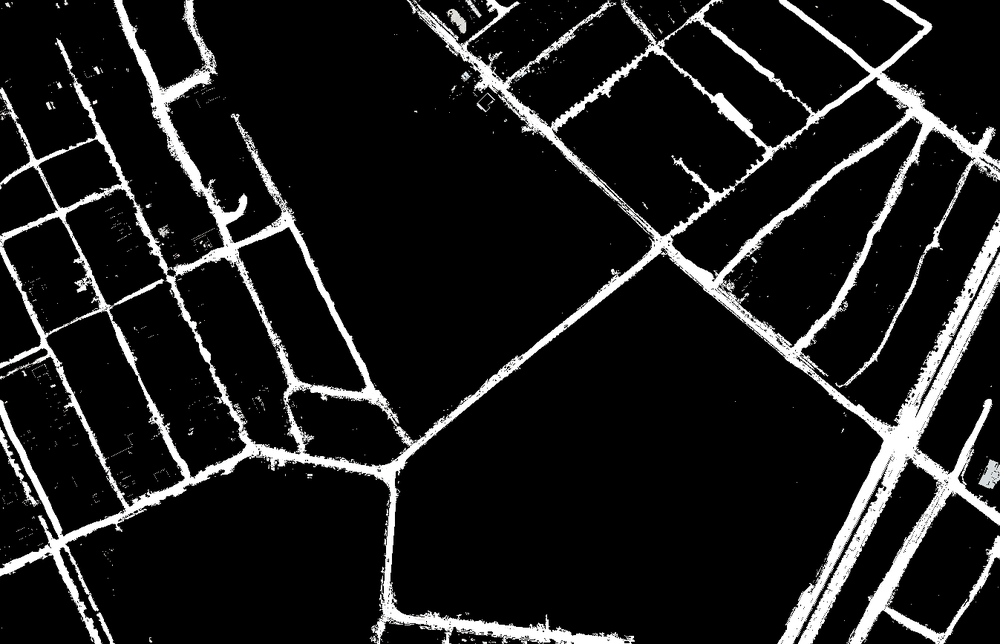
#> input picture 2.2 - YOL VE KAVŞAK İSİMLENDİRME/Photos/0.png, 1000 x 644 px, shrunk from 1347 x 867 before the run
$ python junction_road_naming.py
#> lines starting #> are read from the running program, lines starting #| are printed output that depends on the picture; after the words box and inside, x2 and y2 are one past the last pixel; in counts of white or black regions, pixels touching at a corner belong together
import cv2
import numpy as np
from matplotlib import pyplot as plt

'''
------------------------------------------------------- SEGMENTATION FILTERING ---------------------------------------------------------------------
'''

'''
1. Processing the Segmentation Result
'''

# Loading the segmentation mask
mask = cv2.imread("Photos/0.png", cv2.IMREAD_GRAYSCALE)

# Thresholding (Converting to binary image)
_, binary_mask = cv2.threshold(mask, 127, 255, cv2.THRESH_BINARY)
#> binary_mask: shape (644, 1000); 11.1% white; 294 white regions (282 under 20 px), largest, box (x1, y1, x2, y2) and area: (0, 0, 1000, 644) 69534, (0, 427, 38, 507) 374, (979, 460, 1000, 489) 363

# Morphological operations
kernel = cv2.getStructuringElement(cv2.MORPH_RECT, (3, 3))
cleaned_mask = cv2.morphologyEx(binary_mask, cv2.MORPH_CLOSE, kernel)
#> cleaned_mask: shape (644, 1000); 12% white; 161 white regions (145 under 20 px), largest, box (x1, y1, x2, y2) and area: (0, 0, 1000, 644) 75594, (0, 427, 38, 507) 421, (979, 460, 1000, 489) 392
cleaned_mask = cv2.morphologyEx(cleaned_mask, cv2.MORPH_OPEN, kernel)
#> cleaned_mask: shape (644, 1000); 11.8% white; 56 white regions (22 under 20 px), largest, box (x1, y1, x2, y2) and area: (0, 0, 1000, 644) 67604, (685, 0, 784, 90) 856, (709, 93, 764, 146) 707

# Gaussian Blurring
blurred_mask = cv2.GaussianBlur(cleaned_mask, (5, 5), 0)
_, blurred_mask = cv2.threshold(blurred_mask, 127, 255, cv2.THRESH_BINARY)
#> blurred_mask: shape (644, 1000); 11.7% white; 56 white regions (23 under 20 px), largest, box (x1, y1, x2, y2) and area: (0, 0, 1000, 644) 67670, (685, 0, 784, 90) 853, (709, 93, 764, 146) 703


# Visualize the result
# plt.imshow(blurred_mask, cmap='gray')
# plt.title("Processed Mask")
# plt.show()

'''
2. Skeletonization and Edit Segmentation with Filtering and Cleaning
'''

from skimage.morphology import skeletonize

# 2.1 Skeletonization process
binary_mask = blurred_mask // 255  # Binary image is converted to 1 and 0 format
skeleton = skeletonize(binary_mask).astype(np.uint8) * 255
#> skeleton: shape (644, 1000); 1.3% white in thin lines or dots

# 2.2 Thickening the skeleton
kernel = np.ones((5, 5), dtype=np.uint8)
thick_skeleton = cv2.dilate(skeleton, kernel, iterations=1)
#> thick_skeleton: shape (644, 1000); 8.9% white; 45 white regions (1 under 20 px), largest, box (x1, y1, x2, y2) and area: (0, 0, 1000, 644) 49705, (684, 0, 785, 91) 973, (857, 258, 924, 375) 835

# plt.imshow(thick_skeleton, cmap='gray')
# plt.title("Thick Skeleton")
# plt.show()

# 2.3 Cleaning Up False Branches
def prune_skeleton(thick_skeleton):
    h, w = thick_skeleton.shape
    pruned = thick_skeleton.copy()
    for y in range(1, h - 1):
        for x in range(1, w - 1):
            if thick_skeleton[y, x] == 255:
                neighbors = thick_skeleton[y - 1:y + 2, x - 1:x + 2].sum() // 255 - 1
                # Clean up unnecessary branches
                if neighbors > 3:
                    pruned[y, x] = 0
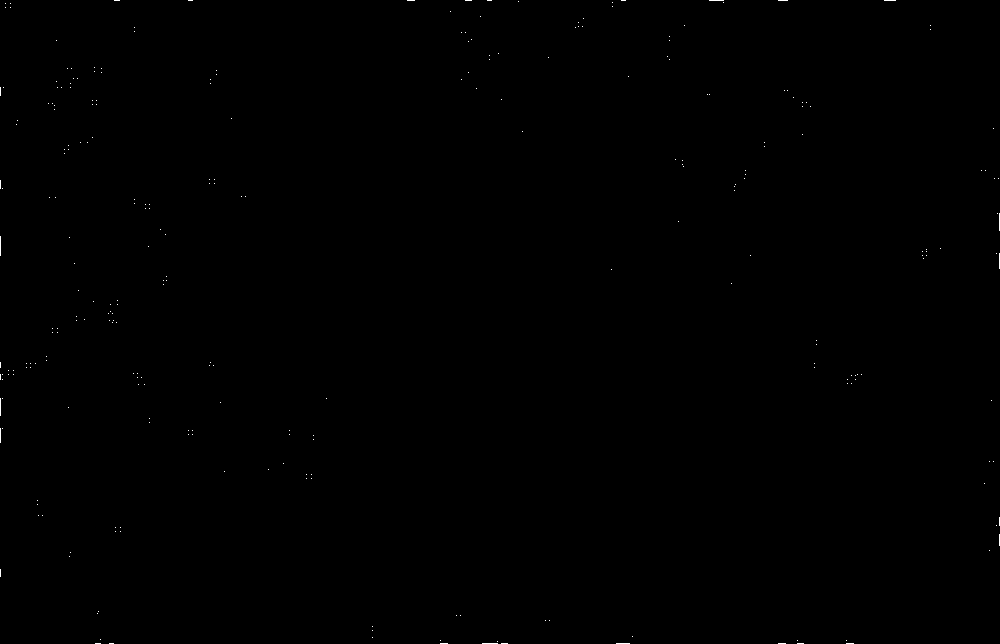
#> pruned: shape (644, 1000); 0.08% white in thin lines or dots
    return pruned

pruned_skeleton = prune_skeleton(thick_skeleton)

# 2.4 Filtering Linear Paths
lines = cv2.HoughLinesP(thick_skeleton, 1, np.pi / 180, threshold=50, minLineLength=50, maxLineGap=10)      # Hough Transform
#> lines = 321 rows, first 6: [401, 455, 930, 27], [381, 474, 744, 180], [642, 258, 929, 25], [407, 0, 672, 248], [2, 87, 187, 484], [911, 402, 945, 332]

# Joining lines
line_image = np.zeros_like(thick_skeleton)
if lines is not None:
    for line in lines:
        x1, y1, x2, y2 = line[0]
        cv2.line(line_image, (x1, y1), (x2, y2), 255, 1)
#> this loop made 321 passes
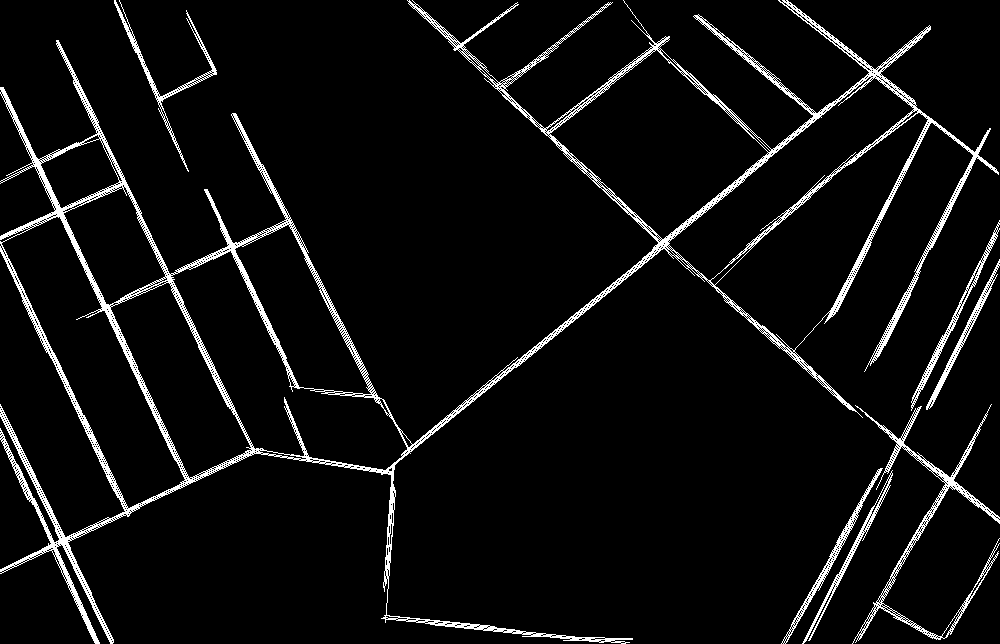
#> line_image: shape (644, 1000); 5.7% white in thin lines or dots


# plt.imshow(line_image, cmap='gray')
# plt.title("Filtered Junctions")
# plt.show()


'''
3. Filling in Missing Pixels on Linear Paths
'''

def find_path(line_image):
    path_part = []
    h, w = line_image.shape
    for y in range(1, h-1):
        for x in range(1, w-1):
            if line_image[y, x] == 255:
                # Check all 8 pixels around a pixel
                neighbors = line_image[y-1:y+2, x-1:x+2].sum() // 255 - 1
                if neighbors >= 2:  # If there are 2 or more common pixels this is a part of the path
                    path_part.append((x, y))
#> after the loop, path_part = 36556 items
    return path_part

path_points = find_path(line_image)
#> path_points = 36556 items

# Visualize the result
skeleton_color = cv2.cvtColor(line_image, cv2.COLOR_GRAY2BGR)
#> skeleton_color: shape (644, 1000, 3); 5.7% white in thin lines or dots
for x, y in path_points:
    cv2.circle(skeleton_color, (x, y), 5, (255, 255, 255), -1)
#> this loop made 36556 passes
#> (x, y) on passes 1 to 3: (114, 1), (115, 1), (119, 1)
#> skeleton_color: shape (644, 1000, 3); 19.5% white; 2 white regions, box (x1, y1, x2, y2) and area: (0, 0, 1000, 644) 121439, (109, 0, 222, 177) 4429

# plt.imshow(skeleton_color)
# plt.title("Detected Path")
# plt.show()

'''
----------------------------------------------------------- JUNCTION DETECTION ---------------------------------------------------------------------
'''

'''
4. Skeletonization for junction detection
'''
# 3 channel to 1 channel
if len(skeleton_color.shape) == 3:
    skeleton_gray = cv2.cvtColor(skeleton_color, cv2.COLOR_BGR2GRAY)
else:
    skeleton_gray = skeleton_color

# Binarize the image (black and white)
_, binary_image = cv2.threshold(skeleton_gray, 127, 255, cv2.THRESH_BINARY)

# Skeletonizing a binary image
skeleton_binary = binary_image // 255  # Convert to 0 and 1 format
skeleton_last = skeletonize(skeleton_binary).astype(np.uint8) * 255  # Back to 0-255 format
#> skeleton_last: shape (644, 1000); 1.2% white in thin lines or dots

# [6 lines of commented-out code are left out]


'''
5. Junctions Detection
'''

# 3 channel to 1 channel
if len(skeleton_last.shape) == 3:
    skeleton_last_gray = cv2.cvtColor(skeleton_last, cv2.COLOR_BGR2GRAY)
else:
    skeleton_last_gray = skeleton_last

# Function to detect junctions
def detect_junctions(skeleton_last_gray):
    height, width = skeleton_last_gray.shape
    junctions = []

    for y in range(1, height-1):
        for x in range(1, width-1):
            if skeleton_last_gray[y, x] == 255:

                neighbors = skeleton_last_gray[y-1:y+2, x-1:x+2]
                # Count the number of white neighbors
                white_neighbors = np.sum(neighbors == 255) - 1  # Take yourself out

                # If at least 3 neighbors are white, it is an junction
                if white_neighbors >= 3:
                    junctions.append((x, y))
#> after the loop, junctions = 486 pairs, first value 35 to 988, second value 45 to 617

    return junctions

# Detect junctions
junction_points = detect_junctions(skeleton_last_gray)
#> junction_points has the same summary as junctions in detect_junctions

# Convert image to RGB (for markup)
skeleton_color = cv2.cvtColor(skeleton_last_gray, cv2.COLOR_GRAY2BGR)
#> skeleton_color: shape (644, 1000, 3); 1.2% white in thin lines or dots

# Mark junctions as red dots
for x, y in junction_points:
    cv2.circle(skeleton_color, (x, y), 1, (0, 0, 255), -1)
#> this loop made 486 passes
#> (x, y) on passes 1 to 3: (461, 45), (462, 45), (658, 45)
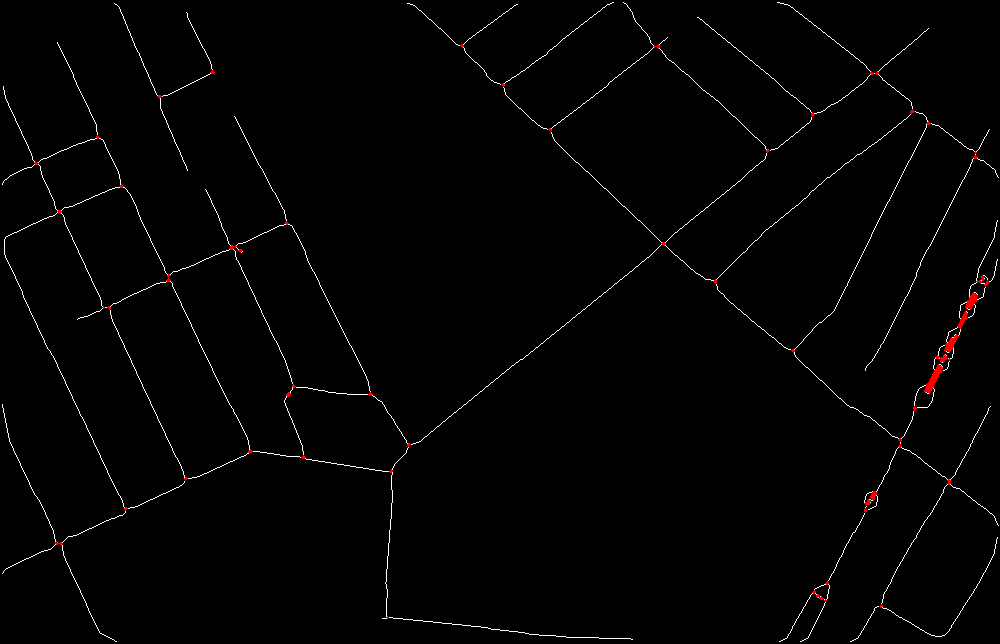
#> skeleton_color: shape (644, 1000, 3); mean B, G, R 2.8, 2.8, 3.3

# [6 lines of commented-out code are left out]

'''
6. Correcting Faulty Junction Detections
'''

from scipy.spatial import distance

# Function to connect intersections in same areas
def merge_close_junctions(junctions, threshold=10):
#> called with threshold = 15
    merged_junctions = []
    used = set()

    for i, point1 in enumerate(junctions):
        if i in used:
            continue
        group = [point1]
        for j, point2 in enumerate(junctions):
            if j != i and j not in used:
                if distance.euclidean(point1, point2) <= threshold:
                    group.append(point2)
                    used.add(j)
        # Calculate group center
        group_center = np.mean(group, axis=0).astype(int)
        merged_junctions.append(tuple(group_center))
        used.add(i)
#> this loop made 486 passes
#> point1 on passes 2, 4, 5: (462, 45), (462, 46), (654, 46)
#> after the loop, merged_junctions = 49 pairs, first value 35 to 983, second value 45 to 617; used = 486 items

    return merged_junctions

# Connect junctions
merged_junction_points = merge_close_junctions(junction_points, threshold=15)
#> merged_junction_points has the same summary as merged_junctions in merge_close_junctions

# Convert image to RGB (for markup)
final_skeleton = cv2.cvtColor(skeleton_last_gray, cv2.COLOR_GRAY2BGR)

# Mark merged intersections
for x, y in merged_junction_points:
    cv2.circle(final_skeleton, (x, y), 10, (0, 255, 0), -1)
#> this loop made 49 passes
#> (x, y) on passes 1 to 8: (461, 45), (657, 46), (212, 71), (874, 72), (502, 84), (159, 96), (911, 111), (812, 114)
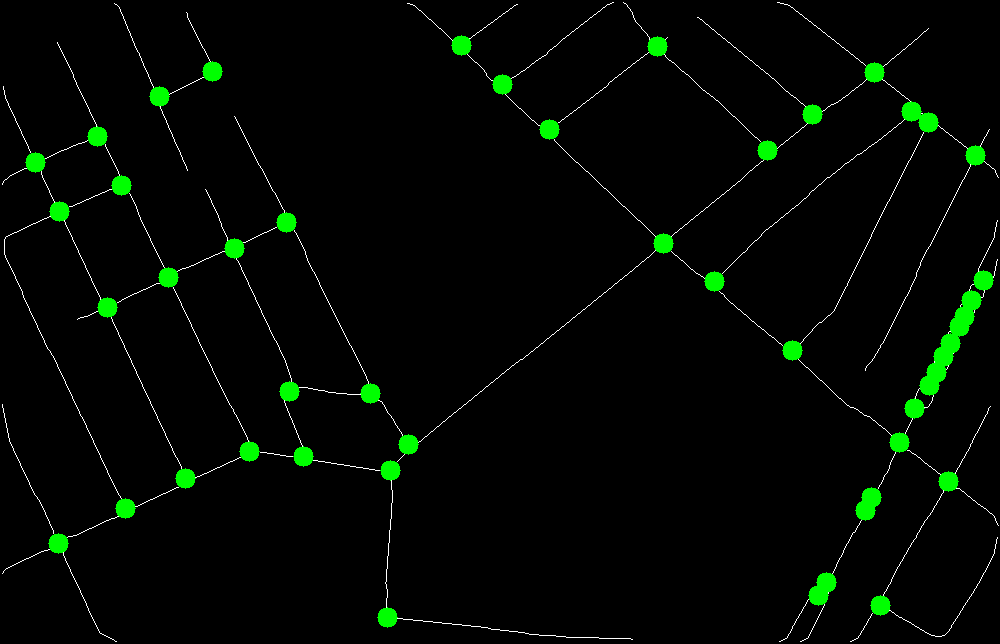
#> final_skeleton: shape (644, 1000, 3); mean B, G, R 2.3, 8.3, 2.3

# [6 lines of commented-out code are left out]

'''
---------------------------------------------------------------- PARSING AND NAMING JUNCTIONS ---------------------------------------------------------------------------------------
'''

'''
7. Parsing and Naming Junctions
'''

# We assume that the variable c is in the format [(x1, y1), (x2, y2), ...]

# Naming junctions and printing output
print("Junctions:")
for i, (x, y) in enumerate(merged_junction_points, start=1):
    print(f"N-{i} - Location: ({x}, {y})")

# Save results to a file
with open("junction_points.txt", "w") as f:
    for i, (x, y) in enumerate(merged_junction_points, start=1):
        f.write(f"N-{i} - Location: ({x}, {y})\n")

import cv2

# Make a copy of the image
labeled_image = final_skeleton.copy()  # We are working on final_skeleton

# Printing intersection names and locations
font = cv2.FONT_HERSHEY_SIMPLEX
#> font = 0
font_scale = 0.4
font_thickness = 1
color = (0, 255, 0)


for i, (x, y) in enumerate(merged_junction_points, start=1):
    label = f"N-{i}"  # Junction Name
    position = (x + 15, y)
    cv2.putText(labeled_image, label, position, font, font_scale, color, font_thickness, cv2.LINE_AA)
#> this loop made 49 passes
#> (x, y, label, position) on passes 1 to 8: (461, 45, 'N-1', (476, 45)), (657, 46, 'N-2', (672, 46)), (212, 71, 'N-3', (227, 71)), (874, 72, 'N-4', (889, 72)), (502, 84, 'N-5', (517, 84)), (159, 96, 'N-6', (174, 96)), (911, 111, 'N-7', (926, 111)), (812, 114, 'N-8', (827, 114))
#> labeled_image: shape (644, 1000, 3); 1.46% of pixels changed, all inside (x1, y1, x2, y2) = (50, 36, 1000, 619)


# Visualize the result
plt.figure(figsize=(10, 5))
plt.imshow(cv2.cvtColor(labeled_image, cv2.COLOR_BGR2RGB))
plt.title("Junctions Name")
plt.axis("off")
plt.show()


'''
---------------------------------------------------------------- PARSING AND NAMING PATHS ----------------------------------------------------------
'''

'''
8. Parsing and Naming Paths
'''

# Turn green pixels (0, 255, 0) to black
mask_green = (final_skeleton[:, :, 1] == 255) & (final_skeleton[:, :, 0] == 0) & (final_skeleton[:, :, 2] == 0)
#> mask_green: shape (644, 1000) bool; 2.4% white; 40 white regions, largest, box (x1, y1, x2, y2) and area: (919, 290, 982, 396) 1975, (901, 101, 939, 133) 634, (808, 572, 837, 606) 590
final_skeleton[mask_green] = (0, 0, 0)
#> final_skeleton: shape (644, 1000, 3); 0.91% white in thin lines or dots

labeled_image_gray = cv2.cvtColor(final_skeleton, cv2.COLOR_BGR2GRAY)
#> labeled_image_gray: shape (644, 1000); 0.91% white in thin lines or dots

_, binary_image = cv2.threshold(labeled_image_gray, 1, 255, cv2.THRESH_BINARY)

# Connected components analysis (naming lines)
num_labels, labels_im = cv2.connectedComponents(binary_image)
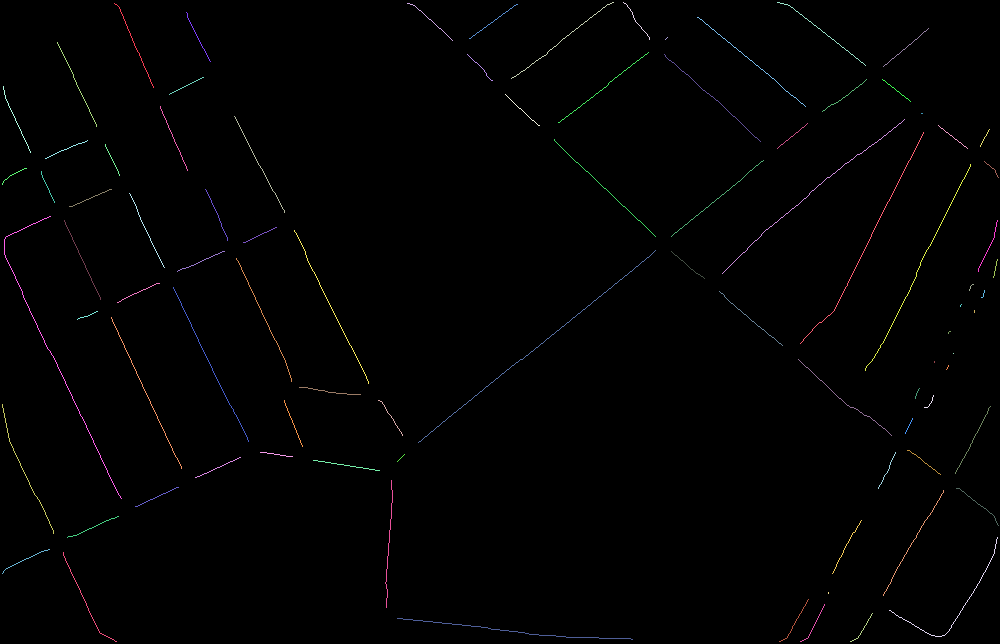
#> labels_im: shape (644, 1000) int32; 91 distinct labels, from 0 to 90; one colour per label, 0 black
#> num_labels = 91

# Color the labels
label_hue = np.uint8(179 * labels_im / np.max(labels_im))
blank_ch = 255 * np.ones_like(label_hue)
colored_labels = cv2.merge([label_hue, blank_ch, blank_ch])
colored_labels = cv2.cvtColor(colored_labels, cv2.COLOR_HSV2BGR)
colored_labels[label_hue == 0] = 0

# Naming roads
for label in range(1, num_labels):
    mask = np.uint8(labels_im == label) * 255
    coords = cv2.findNonZero(mask)
    if coords is not None:
        x, y, w, h = cv2.boundingRect(coords)
        center = (x + w // 2, y + h // 2)  # Center coordinate
        cv2.putText(colored_labels, f"R-{label}", center,
                    cv2.FONT_HERSHEY_SIMPLEX, 0.5, (255, 255, 255), 1)
#> this loop made 90 passes
#> (coords, x, y, w, h, center) on passes 54, 58: ([[961, 304], [960, 305], [960, 306]], 960, 304, 2, 3, (961, 305)), ([[949, 331], [950, 331], [948, 332], [948, 333]], 948, 331, 3, 3, (949, 332))
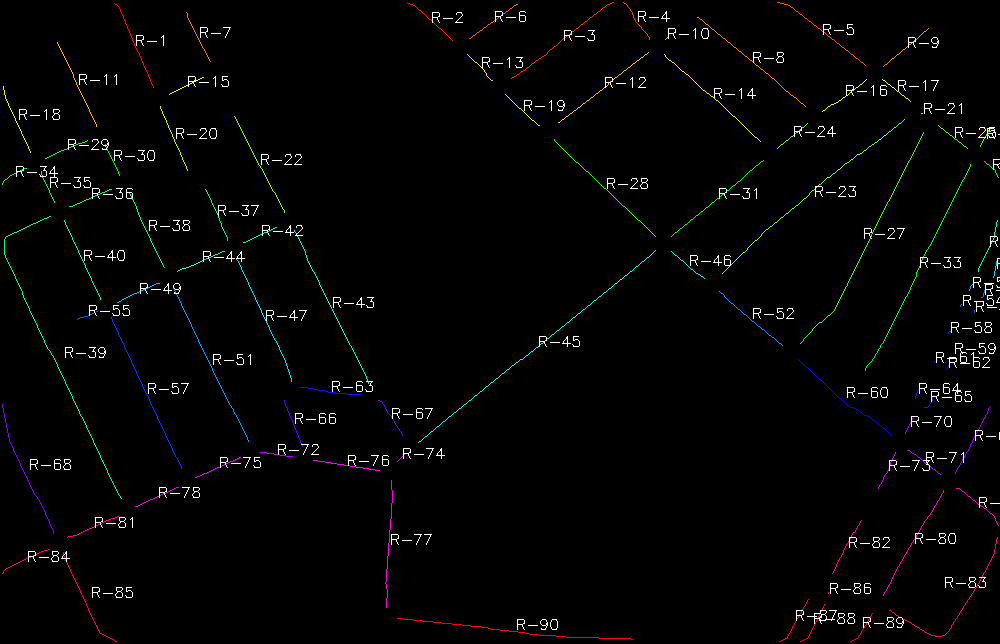
#> colored_labels: shape (644, 1000, 3); mean B, G, R 4, 4.2, 4.1
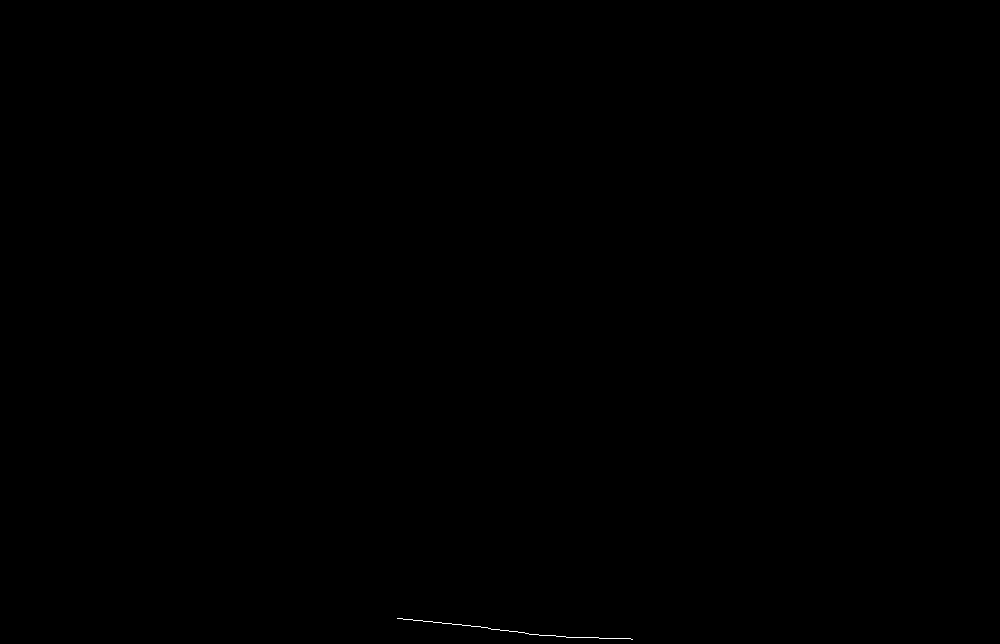
#> mask: shape (644, 1000); 0.04% white in thin lines or dots, all inside (x1, y1, x2, y2) = (397, 618, 633, 640)

# Visualize the result
plt.figure(figsize=(10, 10))
plt.imshow(cv2.cvtColor(colored_labels, cv2.COLOR_BGR2RGB))
plt.title("Road Names")
plt.axis("off")
plt.show()

# A dictionary to store the start and end points of paths
line_endpoints = {}

# Take action for each tag
for label in range(1, num_labels):
    mask = np.uint8(labels_im == label) * 255
    coords = cv2.findNonZero(mask)  # All pixel coordinates of the line

    if coords is not None:
        # Find minimum and maximum x, y values
        min_x = np.min(coords[:, 0, 0])
        min_y = np.min(coords[:, 0, 1])
        max_x = np.max(coords[:, 0, 0])
        max_y = np.max(coords[:, 0, 1])

        # Determine start and end points
        start_point = (min_x, min_y)
        end_point = (max_x, max_y)

        # Save results
        line_endpoints[f"R-{label}"] = {"start": start_point, "end": end_point}

# Print results
for line, points in line_endpoints.items():
    print(f"{line}: Starting Point: {points['start']}, Finishing Point: {points['end']}")
#> this loop made 90 passes
#> (line, points) on passes 1 to 8: ('R-1', {'start': (114, 3), 'end': (153, 87)}), ('R-2', {'start': (407, 3), 'end': (452, 40)}), ('R-3', {'start': (511, 2), 'end': (613, 78)}), ('R-4', {'start': (623, 2), 'end': (649, 39)}), ('R-5', {'start': (777, 2), 'end': (865, 65)}), ('R-6', {'start': (469, 4), 'end': (517, 38)}), ('R-7', {'start': (186, 12), 'end': (210, 61)}), ('R-8', {'start': (697, 17), 'end': (805, 106)})
#> (printed output is left out)

# Save results to a file
with open("line_endpoints.txt", "w") as f:
    for line, points in line_endpoints.items():
        f.write(f"{line}: Starting Point: {points['start']}, Finishing Point: {points['end']}\n")
